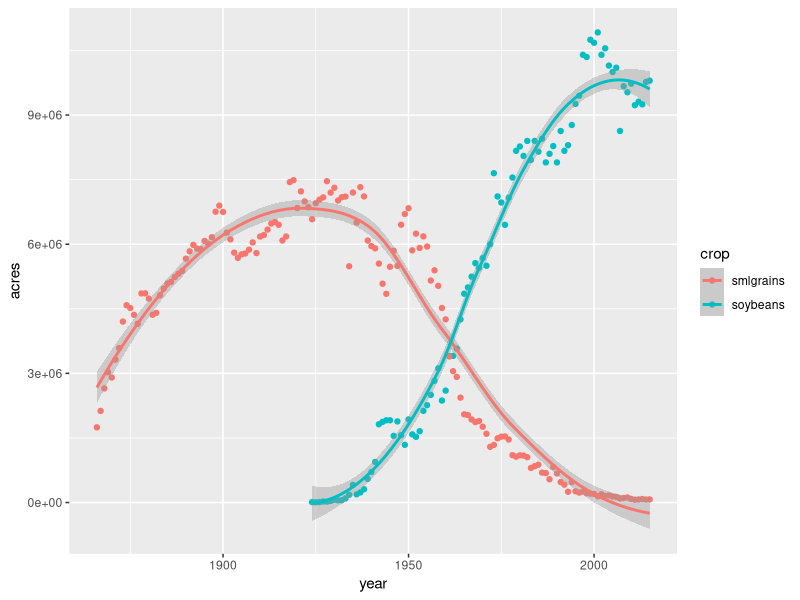

Write the R code that produced this figure.
#This script is meant to illustrate subsetting and does not necessarily demostrate the most efficient coding
#practices. Here we import a dataset from National Agricultural Statitistics Service 
#(NASS, https://quickstats.nass.usda.gov/) that focuses on field crops in Iowa.

#Use this to check and set your working directory (or toolbar in RStudio)
getwd()
#setwd()

library(readr) 
crops<-read_csv("NASS-Iowa.csv")  #ctr+enter or command+enter will run the line you are on 

head(crops)  #If you want to glance at the data
tail(crops)  # BTW, hashtag is used to insert commments

#Let's get rid of some columns

  #Choose the columns you want to keep
  fewer_columns<-crops[,c("Year", "State", "Commodity", "Data Item", "Value")]

  #Can also specify by column number  
  notsomany_columns<-crops[,c(2, 6, 16 ,17, 20)]

#Let's get rid of some rows - like everything, there are a lot of ways to do the same thing 
  
  recent<-fewer_columns[fewer_columns$Year != 1866, ]
  
  recent<-fewer_columns[fewer_columns$Year %in% c(1867:2015),]  
  
  recent<-fewer_columns[1:6819,]  
  
#Now let's subset soybeans, just bushels per acre  
  beans<-recent[recent$Commodity == "SOYBEANS" & 
          recent$`Data Item` == "SOYBEANS - YIELD, MEASURED IN BU / ACRE",]  
  
#These columns names are driving me crazy, let's rename  
  colnames(beans)<-c("year", "state", "commodity", "measure", "bu_acre")  
  beans<-beans[,-4] #We don't even need this column, let's remove
  
#Add a unit conversion as a new column
  beans$Mg_ha<-beans$bu_acre*60*0.00045*0.40
 
#Fit a linear model to examine the relationship between time and yield
mod<-lm(beans$bu_acre ~ beans$year)

#Look at the summary
summary(mod)

#Look at names of things the model gives us
names(summary(mod))

#What does it mean by "coefficients"?
summary(mod)$coefficients

#Extract the p-value
summary(mod)$coefficients[,4] 

#Extract the R squared
summary(mod)$r.squared

#Here is something that was extracted (R^2) being useful
library(ggplot2)

#ggplot(beans, aes(x=year, y=bu_acre))+
  #geom_point()+
  #geom_smooth(method='lm')+
  #annotate("text", x=1940, y=50, label = summary(mod)$r.squared, size=5, parse=TRUE)


#######################################################
#Now we want to look at small grains as a group
#Subset most of the small grains listed
smlgrains<-fewer_columns[fewer_columns$Commodity %in% c("OATS", "BARLEY", "WHEAT", "RYE") & 
                       fewer_columns$`Data Item` %in% c("OATS - ACRES HARVESTED","BARLEY - ACRES HARVESTED",
                                                       "WHEAT - ACRES HARVESTED","RYE - ACRES HARVESTED"),]

#These data from NASS have a comma in them and we have to remove it by
 #substituting "nothing" in the place of the comma. You will run into random problems like
 #this a lot and you will always get past it. . .somehow 
smlgrains$Value<-as.numeric(gsub(",", "", smlgrains$Value))

#Here is a glimpse of your future with an awesome package (dplyr)
library(dplyr)
total_smlgrains<-group_by(smlgrains, Year)%>%
  summarise(total=sum(Value))
  
#Check it out 
#plot(total_smlgrains$total~total_smlgrains$Year)

#####################################################
#Don't see many small grains these days, but I do see soybeans. I wonder about the 
 #relationship. Let's compare acre amounts

#Back to beans and this time subset "acres harvested"
bean_acres<-recent[recent$Commodity == "SOYBEANS" & 
                recent$`Data Item` == "SOYBEANS - ACRES HARVESTED",] 

#Now let's work to get the "bean_acres" dataframe and "total_smlgrains" dataframe to 
 #look identical so we tack them together for a tidy result
bean_acres<-bean_acres[,c(1,5)] #this is the information we actually need
colnames(bean_acres)<-c("year", "acres")

#Okay, should have left 'Commodity' in there, but now we don't 
  #have to have SOYBEANS shouted at us
bean_acres$crop<-"soybeans" 

#Make matching column names and "crop" label for total_smlgrains  
colnames(total_smlgrains)<- c("year", "acres")
total_smlgrains$crop<-"smlgrains"

#Now, R, bind these rows together (rbind)
both<-rbind(bean_acres, total_smlgrains)

#Here's a story about cropland use in Iowa
ggplot(both, aes(x=year, y=acres, group=crop, color=crop))+
  geom_point()+
  geom_smooth()